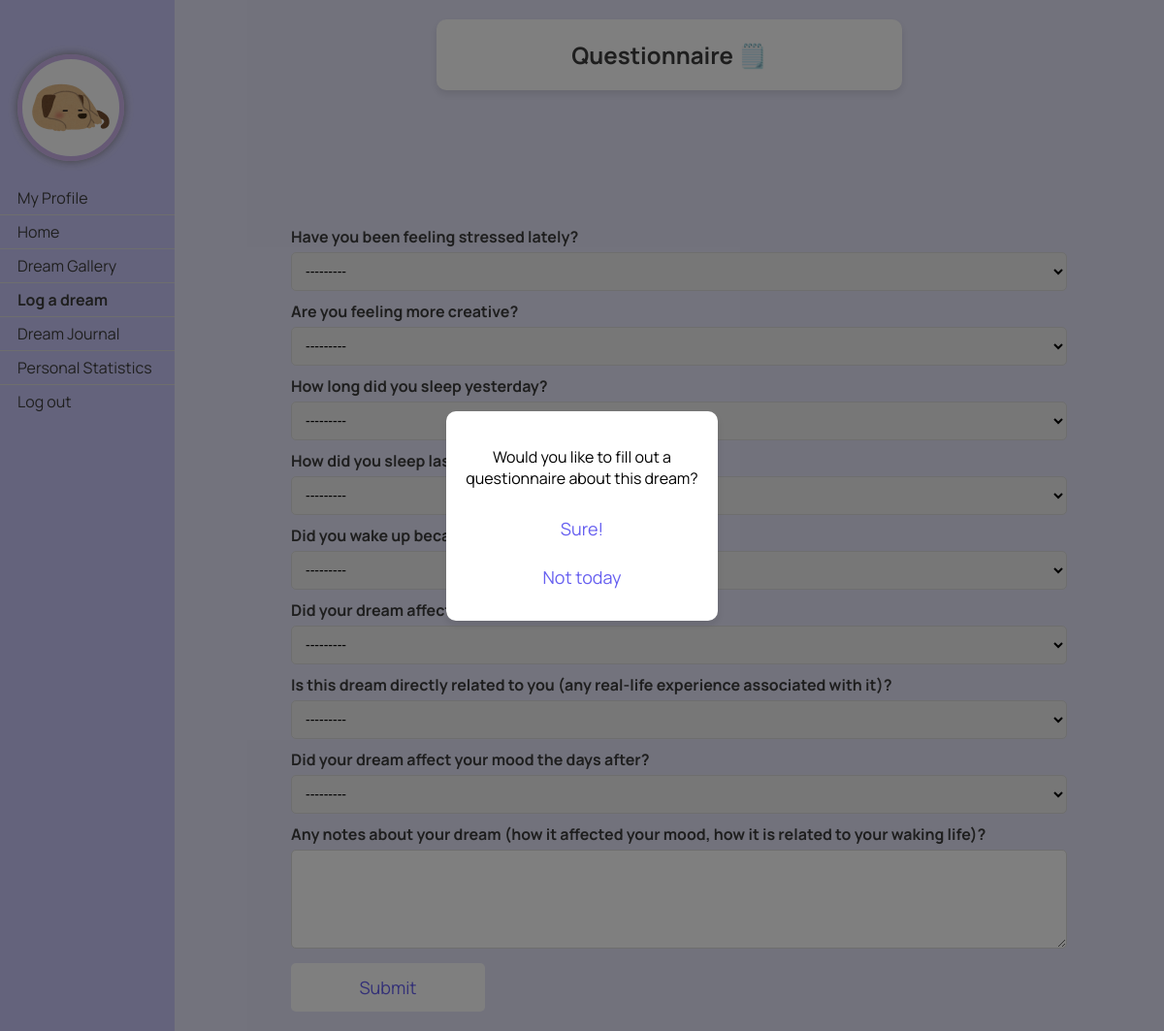
Page /dreams/questionnaire_log/258/ (signed in) on the earlier database version.
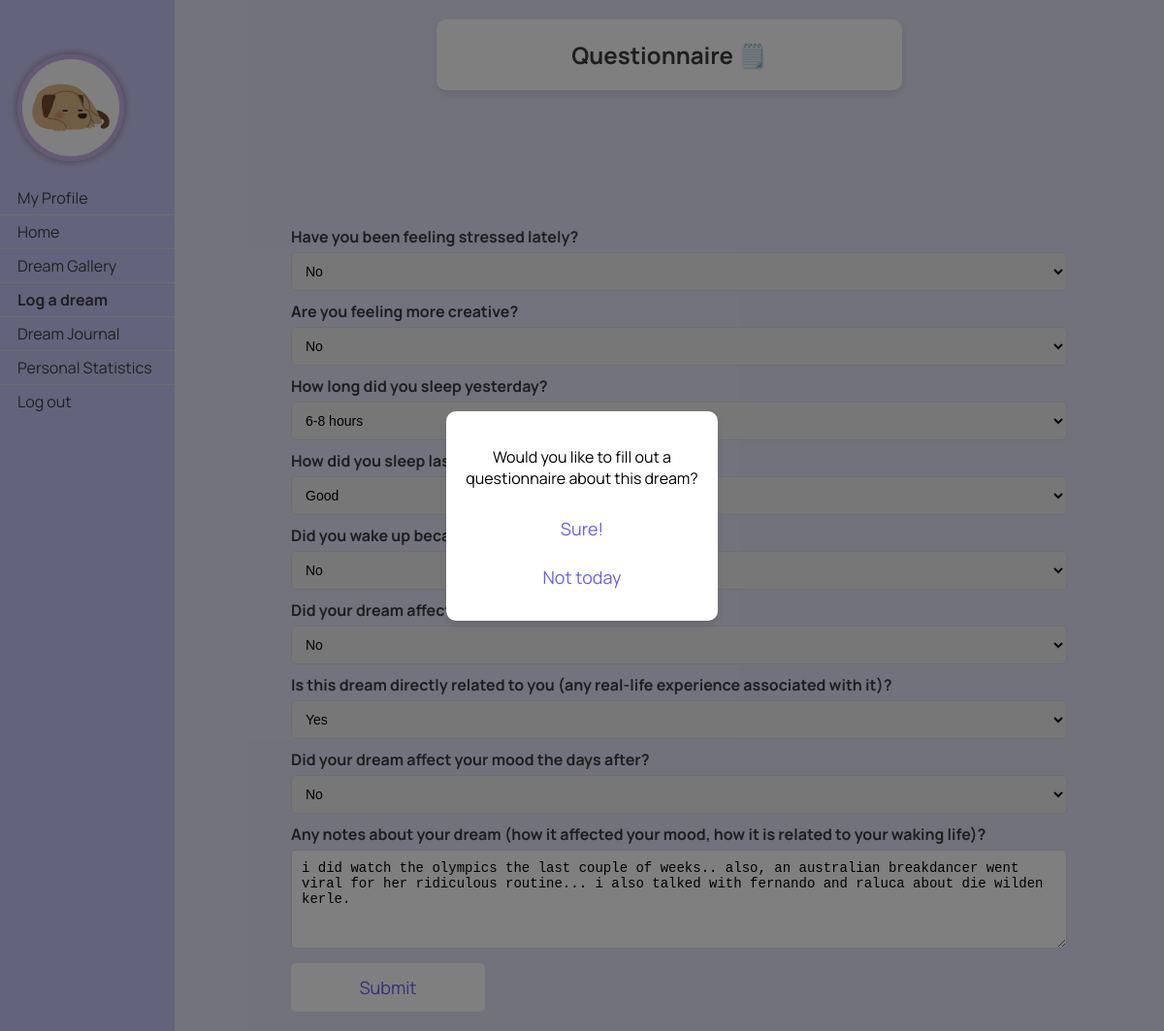
Same page on the later database version.
### dreams/models.py (models this page shows, shortened)
class Questionnaire(models.Model):
    dream = models.OneToOneField(Dream, on_delete=models.CASCADE, related_name='questionnaire')
    quality_option = [
        ('0', 'Very poor'),
        ('1', 'Poor'),
        ('2', 'Neutral'),
        ('3', 'Good'),
        ('4', 'Very Good'),
    ]
    boolean_option = [
        ('0', 'No'),
        ('1', 'Yes'),
    ]
    duration_option = [
        ('0', 'Less than 3 hours'),
        ('1', '3-5 hours'),
        ('2', '6-8 hours'),
        ('3', 'More than 8 hours'),
    ]
    stress = models.CharField(max_length=1, choices=boolean_option, blank=True, null=True)
    creativity = models.CharField(max_length=1, choices=boolean_option, blank=True, null=True)
    sleep_duration = models.CharField(max_length=1, choices=duration_option, blank=True, null=True)
    sleep_quality = models.CharField(max_length=1, choices=quality_option, blank=True, null=True)
    awakening = models.CharField(max_length=1, choices=boolean_option, blank=True, null=True)
    morning_mood = models.CharField(max_length=1, choices=boolean_option, blank=True, null=True)
    dream_relation_oneself = models.CharField(max_length=1, choices=boolean_option, blank=True, null=True)
    dream_impact_mood = models.CharField(max_length=1, choices=boolean_option, blank=True, null=True)
    notes = models.TextField(blank=True, null=True)

### dreams/views.py (the view, shortened to what this page needs)
# urls.py: path('questionnaire_log/<int:dream_id>/', views.questionnaire_log, name='questionnaire_log'),
@login_required
def questionnaire_log(request, dream_id):
    dream = get_object_or_404(Dream, id=dream_id)
    if hasattr(dream, 'questionnaire'):
        questionnaire = dream.questionnaire
        form = QuestionnaireForm(instance=questionnaire)
    else:
        questionnaire = None
        form = QuestionnaireForm()
    return render(request, 'dreams/questionnaire_log.html', {'form': form, 'dream': dream})

### dreams/templates/dreams/questionnaire_log.html (shortened to what this page needs)
{% load static %}
<!DOCTYPE html>
<html lang="en">
<head>
    <link rel="stylesheet" type="text/css" href="{% static 'css/styles.css' %}">
</head>
<body>
<div class="sidenav">
    <a href="{% url 'dreams:profile' %}" class="profile-link">
        <img src="{% static 'pfps/'|add:user.profile.avatar %}"
             style="width: 100px; height: 100px; border-radius: 50%; border: 5px solid #cdb4eb; box-shadow: 0 0 10px #808080;">
        <br></br>
        <span>My Profile</span>
    </a>
    <a href="/">Home</a>
    <a href="{% url 'dreams:gallery' %}">Dream Gallery</a>
    <a href="{% url 'dreams:log_dream' %}"><b>Log a dream</b></a>
    <a href="{% url 'dreams:dream_journal' %}">Dream Journal</a>
    <a href="{% url 'dreams:personal_statistics' %}">Personal Statistics</a>
    <a href="{% url 'logout' %}">Log out</a>
</div>
<div class="header">
    <h2>Questionnaire 🗒️</h2>
</div>
<div class="container">
    <form class="form-container" method="post">
        {% for field in form %}
            <div class="form-group">
                {{ field.label_tag }}
                {{ field }}
            </div>
        {% endfor %}
        <button type="submit" class="butt btn-primary">Submit</button>
    </form>
</div>
<div id="tutorial" class="tutorial">
    <div class="step" data-step="0">
        <p>Would you like to fill out a questionnaire about this dream?</p>
        <button class="btn" class="btn">Sure!</button>
        <form action="{% url 'dreams:dream_journal' %}">
            <button type="submit" class="btn">Not today</button>
        </form>
    </div>
</div>
</body>
</html>

Differences in the rows shown:
added Questionnaire: form "No" "No" "No" "Yes" "No" "i did watch the olympics the last couple of weeks.. also, an australian breakdancer went viral for her ridiculous routine... i also talked with fernando and raluca about die wilden kerle."
